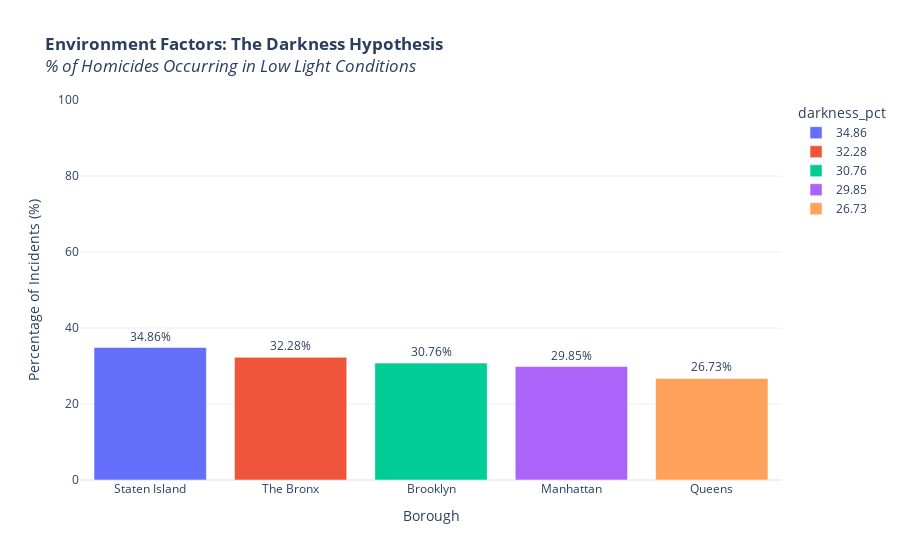

Notebook code cell kept with this figure:
### Code cell
df_darkness = result_darkness


fig_darkness = px.bar(
    df_darkness, 
    x='BORONAME', 
    y='darkness_pct', 
    title='<b>Environment Factors: The Darkness Hypothesis</b><br><i>% of Homicides Occurring in Low Light Conditions</i>',
    color='darkness_pct',
    color_continuous_scale='Blues', 
    template='plotly_white',
    text='darkness_pct' 
)


fig_darkness.update_layout(
    xaxis_title="Borough",
    yaxis_title="Percentage of Incidents (%)",
    yaxis_range=[0, 100], 
    coloraxis_showscale=False
)

fig_darkness.update_traces(texttemplate='%{text}%', textposition='outside')

fig_darkness.show()

### Figure 1 — Plotly figure (JSON) as saved in the notebook; plotly's stock layout.template omitted (floating-point values rounded to 4 significant figures)
{"data": [{"hovertemplate": "darkness_pct=%{text}<br>BORONAME=%{x}<extra></extra>", "legendgroup": "34.86", "marker": {"color": "#636efa", "pattern": {"shape": ""}}, "name": "34.86", "orientation": "v", "showlegend": true, "text": [34.86], "textposition": "outside", "texttemplate": "%{text}%", "type": "bar", "x": ["Staten Island"], "xaxis": "x", "y": [34.86], "yaxis": "y"}, {"hovertemplate": "darkness_pct=%{text}<br>BORONAME=%{x}<extra></extra>", "legendgroup": "32.28", "marker": {"color": "#EF553B", "pattern": {"shape": ""}}, "name": "32.28", "orientation": "v", "showlegend": true, "text": [32.28], "textposition": "outside", "texttemplate": "%{text}%", "type": "bar", "x": ["The Bronx"], "xaxis": "x", "y": [32.28], "yaxis": "y"}, {"hovertemplate": "darkness_pct=%{text}<br>BORONAME=%{x}<extra></extra>", "legendgroup": "30.76", "marker": {"color": "#00cc96", "pattern": {"shape": ""}}, "name": "30.76", "orientation": "v", "showlegend": true, "text": [30.76], "textposition": "outside", "texttemplate": "%{text}%", "type": "bar", "x": ["Brooklyn"], "xaxis": "x", "y": [30.76], "yaxis": "y"}, {"hovertemplate": "darkness_pct=%{text}<br>BORONAME=%{x}<extra></extra>", "legendgroup": "29.85", "marker": {"color": "#ab63fa", "pattern": {"shape": ""}}, "name": "29.85", "orientation": "v", "showlegend": true, "text": [29.85], "textposition": "outside", "texttemplate": "%{text}%", "type": "bar", "x": ["Manhattan"], "xaxis": "x", "y": [29.85], "yaxis": "y"}, {"hovertemplate": "darkness_pct=%{text}<br>BORONAME=%{x}<extra></extra>", "legendgroup": "26.73", "marker": {"color": "#FFA15A", "pattern": {"shape": ""}}, "name": "26.73", "orientation": "v", "showlegend": true, "text": [26.73], "textposition": "outside", "texttemplate": "%{text}%", "type": "bar", "x": ["Queens"], "xaxis": "x", "y": [26.73], "yaxis": "y"}], "layout": {"barmode": "relative", "coloraxis": {"showscale": false}, "legend": {"title": {"text": "darkness_pct"}, "tracegroupgap": 0}, "title": {"text": "<b>Environment Factors: The Darkness Hypothesis</b><br><i>% of Homicides Occurring in Low Light Conditions</i>"}, "xaxis": {"anchor": "y", "domain": [0, 1], "title": {"text": "Borough"}}, "yaxis": {"anchor": "x", "categoryarray": [26.73, 29.85, 30.76, 32.28, 34.86], "categoryorder": "array", "domain": [0, 1], "range": [0, 100], "title": {"text": "Percentage of Incidents (%)"}}}}
